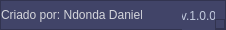
        <widget class="QFrame" name="statusBar">
         <property name="minimumSize">
          <size>
           <width>0</width>
           <height>30</height>
          </size>
         </property>
         <property name="maximumSize">
          <size>
           <width>16777215</width>
           <height>30</height>
          </size>
         </property>
         <property name="styleSheet">
          <string notr="true">background-color: rgb(65, 68, 104);</string>
         </property>
         <property name="frameShape">
          <enum>QFrame::StyledPanel</enum>
         </property>
         <property name="frameShadow">
          <enum>QFrame::Raised</enum>
         </property>
         <layout class="QVBoxLayout" name="verticalLayout_30">
          <property name="spacing">
           <number>0</number>
          </property>
          <property name="leftMargin">
           <number>0</number>
          </property>
          <property name="topMargin">
           <number>0</number>
          </property>
          <property name="rightMargin">
           <number>0</number>
          </property>
          <property name="bottomMargin">
           <number>0</number>
          </property>
          <item>
           <layout class="QHBoxLayout" name="horizontalLayout_3">
            <item>
             <widget class="QLabel" name="label_2">
              <property name="minimumSize">
               <size>
                <width>141</width>
                <height>0</height>
               </size>
              </property>
              <property name="maximumSize">
               <size>
                <width>141</width>
                <height>16777215</height>
               </size>
              </property>
              <property name="styleSheet">
               <string notr="true">color: rgb(213, 214, 220);</string>
              </property>
              <property name="text">
               <string>Criado por: Ndonda Daniel</string>
              </property>
             </widget>
            </item>
            <item>
             <spacer name="horizontalSpacer_2">
              <property name="orientation">
               <enum>Qt::Horizontal</enum>
              </property>
              <property name="sizeHint" stdset="0">
               <size>
                <width>40</width>
                <height>20</height>
               </size>
              </property>
             </spacer>
            </item>
            <item>
             <widget class="QLabel" name="version">
              <property name="minimumSize">
               <size>
                <width>33</width>
                <height>30</height>
               </size>
              </property>
              <property name="maximumSize">
               <size>
                <width>33</width>
                <height>30</height>
               </size>
              </property>
              <property name="styleSheet">
               <string notr="true">color: #c3ccdf</string>
              </property>
              <property name="text">
               <string>v.1.0.0</string>
              </property>
              <property name="alignment">
               <set>Qt::AlignCenter</set>
              </property>
             </widget>
            </item>
            <item alignment="Qt::AlignBottom">
             <widget class="QFrame" name="frame_SizeGrip_2">
              <property name="minimumSize">
               <size>
                <width>10</width>
                <height>10</height>
               </size>
              </property>
              <property name="maximumSize">
               <size>
                <width>10</width>
                <height>10</height>
               </size>
              </property>
              <property name="styleSheet">
               <string notr="true">background-image: url(:/icons/cil-size-grip.png);
background-position: center;
background-repeat: no-reperat;</string>
              </property>
              <property name="frameShape">
               <enum>QFrame::StyledPanel</enum>
              </property>
              <property name="frameShadow">
               <enum>QFrame::Raised</enum>
              </property>
              <layout class="QVBoxLayout" name="verticalLayout_13">
               <property name="spacing">
                <number>0</number>
               </property>
               <property name="leftMargin">
                <number>0</number>
               </property>
               <property name="topMargin">
                <number>0</number>
               </property>
               <property name="rightMargin">
                <number>0</number>
               </property>
               <property name="bottomMargin">
                <number>0</number>
               </property>
              </layout>
             </widget>
            </item>
           </layout>
          </item>
         </layout>
        </widget>
